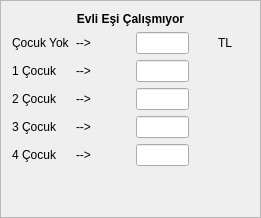
           <widget class="QFrame" name="frame_13">
            <property name="frameShape">
             <enum>QFrame::StyledPanel</enum>
            </property>
            <property name="frameShadow">
             <enum>QFrame::Raised</enum>
            </property>
            <layout class="QGridLayout" name="gridLayout_26">
             <item row="0" column="0">
              <layout class="QGridLayout" name="gridLayout_32" rowstretch="1,1,1,1,1,1" columnstretch="1,1,1,1">
               <item row="1" column="0">
                <widget class="QLabel" name="label_cocuk_6">
                 <property name="sizePolicy">
                  <sizepolicy hsizetype="Fixed" vsizetype="Expanding">
                   <horstretch>0</horstretch>
                   <verstretch>0</verstretch>
                  </sizepolicy>
                 </property>
                 <property name="text">
                  <string>Çocuk Yok</string>
                 </property>
                </widget>
               </item>
               <item row="1" column="1">
                <widget class="QLabel" name="label_ok_6">
                 <property name="sizePolicy">
                  <sizepolicy hsizetype="Expanding" vsizetype="Fixed">
                   <horstretch>0</horstretch>
                   <verstretch>0</verstretch>
                  </sizepolicy>
                 </property>
                 <property name="text">
                  <string>--&gt;</string>
                 </property>
                </widget>
               </item>
               <item row="1" column="2">
                <widget class="QCommaEdit" name="comma_edit_evli_es_calismiyor_cocuk_yok">
                 <property name="sizePolicy">
                  <sizepolicy hsizetype="Expanding" vsizetype="Fixed">
                   <horstretch>0</horstretch>
                   <verstretch>0</verstretch>
                  </sizepolicy>
                 </property>
                 <property name="whatsThis">
                  <string>Sayilari formatina(Or:1,000,234.50) donusturur. </string>
                 </property>
                 <property name="QCommaEdit" stdset="0">
                  <rect>
                   <x>0</x>
                   <y>0</y>
                   <width>100</width>
                   <height>100</height>
                  </rect>
                 </property>
                </widget>
               </item>
               <item row="1" column="3">
                <widget class="QLabel" name="label_tl_2">
                 <property name="sizePolicy">
                  <sizepolicy hsizetype="Expanding" vsizetype="Fixed">
                   <horstretch>0</horstretch>
                   <verstretch>0</verstretch>
                  </sizepolicy>
                 </property>
                 <property name="text">
                  <string>       TL</string>
                 </property>
                </widget>
               </item>
               <item row="2" column="0">
                <widget class="QLabel" name="label_cocuk_7">
                 <property name="sizePolicy">
                  <sizepolicy hsizetype="Fixed" vsizetype="Expanding">
                   <horstretch>0</horstretch>
                   <verstretch>0</verstretch>
                  </sizepolicy>
                 </property>
                 <property name="text">
                  <string>1 Çocuk</string>
                 </property>
                </widget>
               </item>
               <item row="2" column="1">
                <widget class="QLabel" name="label_ok_7">
                 <property name="sizePolicy">
                  <sizepolicy hsizetype="Expanding" vsizetype="Fixed">
                   <horstretch>0</horstretch>
                   <verstretch>0</verstretch>
                  </sizepolicy>
                 </property>
                 <property name="text">
                  <string>--&gt;</string>
                 </property>
                </widget>
               </item>
               <item row="2" column="2">
                <widget class="QCommaEdit" name="comma_edit_evli_es_calismiyor_1_cocuk">
                 <property name="sizePolicy">
                  <sizepolicy hsizetype="Expanding" vsizetype="Fixed">
                   <horstretch>0</horstretch>
                   <verstretch>0</verstretch>
                  </sizepolicy>
                 </property>
                 <property name="whatsThis">
                  <string>Sayilari formatina(Or:1,000,234.50) donusturur. </string>
                 </property>
                 <property name="QCommaEdit" stdset="0">
                  <rect>
                   <x>0</x>
                   <y>0</y>
                   <width>100</width>
                   <height>100</height>
                  </rect>
                 </property>
                </widget>
               </item>
               <item row="3" column="0">
                <widget class="QLabel" name="label_cocuk_8">
                 <property name="sizePolicy">
                  <sizepolicy hsizetype="Fixed" vsizetype="Expanding">
                   <horstretch>0</horstretch>
                   <verstretch>0</verstretch>
                  </sizepolicy>
                 </property>
                 <property name="text">
                  <string>2 Çocuk</string>
                 </property>
                </widget>
               </item>
               <item row="3" column="1">
                <widget class="QLabel" name="label_ok_8">
                 <property name="sizePolicy">
                  <sizepolicy hsizetype="Expanding" vsizetype="Fixed">
                   <horstretch>0</horstretch>
                   <verstretch>0</verstretch>
                  </sizepolicy>
                 </property>
                 <property name="text">
                  <string>--&gt;</string>
                 </property>
                </widget>
               </item>
               <item row="3" column="2">
                <widget class="QCommaEdit" name="comma_edit_evli_es_calismiyor_2_cocuk">
                 <property name="sizePolicy">
                  <sizepolicy hsizetype="Expanding" vsizetype="Fixed">
                   <horstretch>0</horstretch>
                   <verstretch>0</verstretch>
                  </sizepolicy>
                 </property>
                 <property name="whatsThis">
                  <string>Sayilari formatina(Or:1,000,234.50) donusturur. </string>
                 </property>
                 <property name="QCommaEdit" stdset="0">
                  <rect>
                   <x>0</x>
                   <y>0</y>
                   <width>100</width>
                   <height>100</height>
                  </rect>
                 </property>
                </widget>
               </item>
               <item row="4" column="0">
                <widget class="QLabel" name="label_cocuk_9">
                 <property name="sizePolicy">
                  <sizepolicy hsizetype="Fixed" vsizetype="Expanding">
                   <horstretch>0</horstretch>
                   <verstretch>0</verstretch>
                  </sizepolicy>
                 </property>
                 <property name="text">
                  <string>3 Çocuk</string>
                 </property>
                </widget>
               </item>
               <item row="4" column="1">
                <widget class="QLabel" name="label_ok_9">
                 <property name="sizePolicy">
                  <sizepolicy hsizetype="Expanding" vsizetype="Fixed">
                   <horstretch>0</horstretch>
                   <verstretch>0</verstretch>
                  </sizepolicy>
                 </property>
                 <property name="text">
                  <string>--&gt;</string>
                 </property>
                </widget>
               </item>
               <item row="4" column="2">
                <widget class="QCommaEdit" name="comma_edit_evli_es_calismiyor_3_cocuk">
                 <property name="sizePolicy">
                  <sizepolicy hsizetype="Expanding" vsizetype="Fixed">
                   <horstretch>0</horstretch>
                   <verstretch>0</verstretch>
                  </sizepolicy>
                 </property>
                 <property name="whatsThis">
                  <string>Sayilari formatina(Or:1,000,234.50) donusturur. </string>
                 </property>
                 <property name="QCommaEdit" stdset="0">
                  <rect>
                   <x>0</x>
                   <y>0</y>
                   <width>100</width>
                   <height>100</height>
                  </rect>
                 </property>
                </widget>
               </item>
               <item row="5" column="0">
                <widget class="QLabel" name="label_cocuk_10">
                 <property name="sizePolicy">
                  <sizepolicy hsizetype="Fixed" vsizetype="Expanding">
                   <horstretch>0</horstretch>
                   <verstretch>0</verstretch>
                  </sizepolicy>
                 </property>
                 <property name="text">
                  <string>4 Çocuk</string>
                 </property>
                </widget>
               </item>
               <item row="5" column="1">
                <widget class="QLabel" name="label_ok_10">
                 <property name="sizePolicy">
                  <sizepolicy hsizetype="Expanding" vsizetype="Fixed">
                   <horstretch>0</horstretch>
                   <verstretch>0</verstretch>
                  </sizepolicy>
                 </property>
                 <property name="text">
                  <string>--&gt;</string>
                 </property>
                </widget>
               </item>
               <item row="5" column="2">
                <widget class="QCommaEdit" name="comma_edit_evli_es_calismiyor_4_cocuk">
                 <property name="sizePolicy">
                  <sizepolicy hsizetype="Expanding" vsizetype="Fixed">
                   <horstretch>0</horstretch>
                   <verstretch>0</verstretch>
                  </sizepolicy>
                 </property>
                 <property name="whatsThis">
                  <string>Sayilari formatina(Or:1,000,234.50) donusturur. </string>
                 </property>
                 <property name="QCommaEdit" stdset="0">
                  <rect>
                   <x>0</x>
                   <y>0</y>
                   <width>100</width>
                   <height>100</height>
                  </rect>
                 </property>
                </widget>
               </item>
               <item row="0" column="0" colspan="4">
                <widget class="QLabel" name="label_evli_esi_calismiyor">
                 <property name="sizePolicy">
                  <sizepolicy hsizetype="Expanding" vsizetype="Fixed">
                   <horstretch>0</horstretch>
                   <verstretch>0</verstretch>
                  </sizepolicy>
                 </property>
                 <property name="font">
                  <font>
                   <weight>75</weight>
                   <bold>true</bold>
                  </font>
                 </property>
                 <property name="text">
                  <string>Evli Eşi Çalışmıyor</string>
                 </property>
                 <property name="alignment">
                  <set>Qt::AlignCenter</set>
                 </property>
                </widget>
               </item>
              </layout>
             </item>
             <item row="1" column="0">
              <spacer name="verticalSpacer_6">
               <property name="orientation">
                <enum>Qt::Vertical</enum>
               </property>
               <property name="sizeHint" stdset="0">
                <size>
                 <width>20</width>
                 <height>40</height>
                </size>
               </property>
              </spacer>
             </item>
            </layout>
           </widget>
